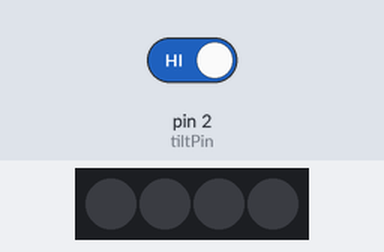
This sketch was run on a simulated Arduino Uno, built with avr-gcc and run on an emulated ATmega328P. Shown: 4 RGB LEDs in strip order, left to right. Inputs (shaded band) come from the test bench; at power-on: pin 2 (tiltPin) HIGH.

Above: at 1.2 s.
1.3 s: pin 2 (tiltPin) driven LOW
At 2.2 s:
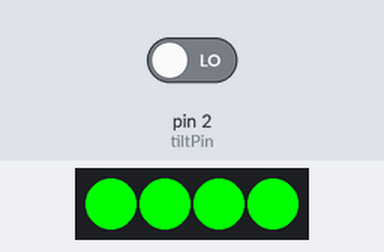
2.8 s: pin 2 (tiltPin) driven HIGH
At 3.6 s:
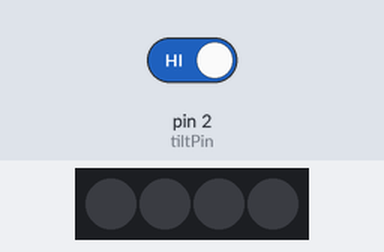
Timing chart, 0 to 5.8 s (numbered marks = the images above; inputs shaded):
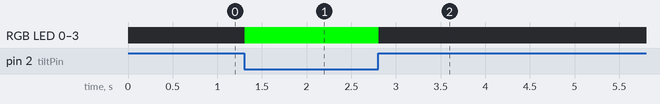

The sketch:

tiltneo.ino
```cpp
#include <Adafruit_NeoPixel.h>

#define PIN 6
#define NUMPIXELS 4

Adafruit_NeoPixel pixels(NUMPIXELS, PIN, NEO_GRB + NEO_KHZ800);

int tiltPin = 2;

void setup() {
  pinMode(tiltPin, INPUT_PULLUP);

  pixels.begin();
  pixels.clear();
  pixels.show();
}

void loop() {

  int tiltState = digitalRead(tiltPin);

  if (tiltState == LOW) {

    for (int i = 0; i < NUMPIXELS; i++) {
      pixels.setPixelColor(i, pixels.Color(0, 255, 0));
    }

    pixels.show();

  } else {

    pixels.clear();
    pixels.show();
  }

  delay(100);
}
```

Measured:
- after the input at 1.3 s, RGB LED 0–3: off → RGB(0, 255, 0) at once
- after the input at 2.8 s, RGB LED 0–3: RGB(0, 255, 0) → off at once
